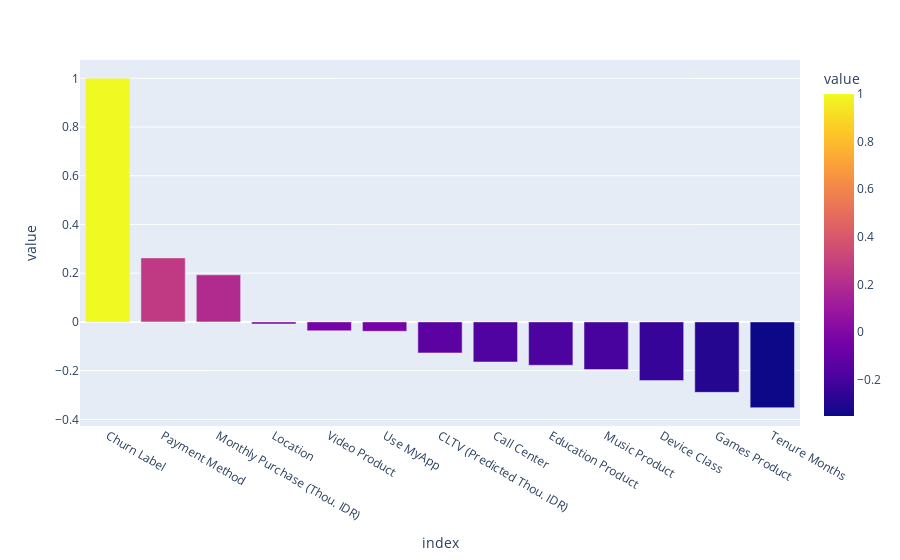

Write notebook code for a chart like this one.
### Code cell
fig = px.bar(df.corr()['Churn Label'].sort_values(ascending = False),
             color = 'value')
fig.show()

### Figure 1 — Plotly figure (JSON) as saved in the notebook; plotly's stock layout.template omitted (floating-point values rounded to 4 significant figures)
{"data": [{"alignmentgroup": "True", "hovertemplate": "index=%{x}<br>value=%{marker.color}<extra></extra>", "legendgroup": "", "marker": {"color": [1, 0.2628, 0.1934, -0.008596, -0.03658, -0.03849, -0.1275, -0.1647, -0.1781, -0.1955, -0.2408, -0.2893, -0.3522], "coloraxis": "coloraxis", "pattern": {"shape": ""}}, "name": "", "offsetgroup": "", "orientation": "v", "showlegend": false, "textposition": "auto", "type": "bar", "x": ["Churn Label", "Payment Method", "Monthly Purchase (Thou. IDR)", "Location", "Video Product", "Use MyApp", "CLTV (Predicted Thou. IDR)", "Call Center", "Education Product", "Music Product", "Device Class", "Games Product", "Tenure Months"], "xaxis": "x", "y": [1, 0.2628, 0.1934, -0.008596, -0.03658, -0.03849, -0.1275, -0.1647, -0.1781, -0.1955, -0.2408, -0.2893, -0.3522], "yaxis": "y"}], "layout": {"barmode": "relative", "coloraxis": {"colorbar": {"title": {"text": "value"}}, "colorscale": [[0, "#0d0887"], [0.1111, "#46039f"], [0.2222, "#7201a8"], [0.3333, "#9c179e"], [0.4444, "#bd3786"], [0.5556, "#d8576b"], [0.6667, "#ed7953"], [0.7778, "#fb9f3a"], [0.8889, "#fdca26"], [1, "#f0f921"]]}, "legend": {"tracegroupgap": 0}, "margin": {"t": 60}, "xaxis": {"anchor": "y", "domain": [0, 1], "title": {"text": "index"}}, "yaxis": {"anchor": "x", "domain": [0, 1], "title": {"text": "value"}}}}
